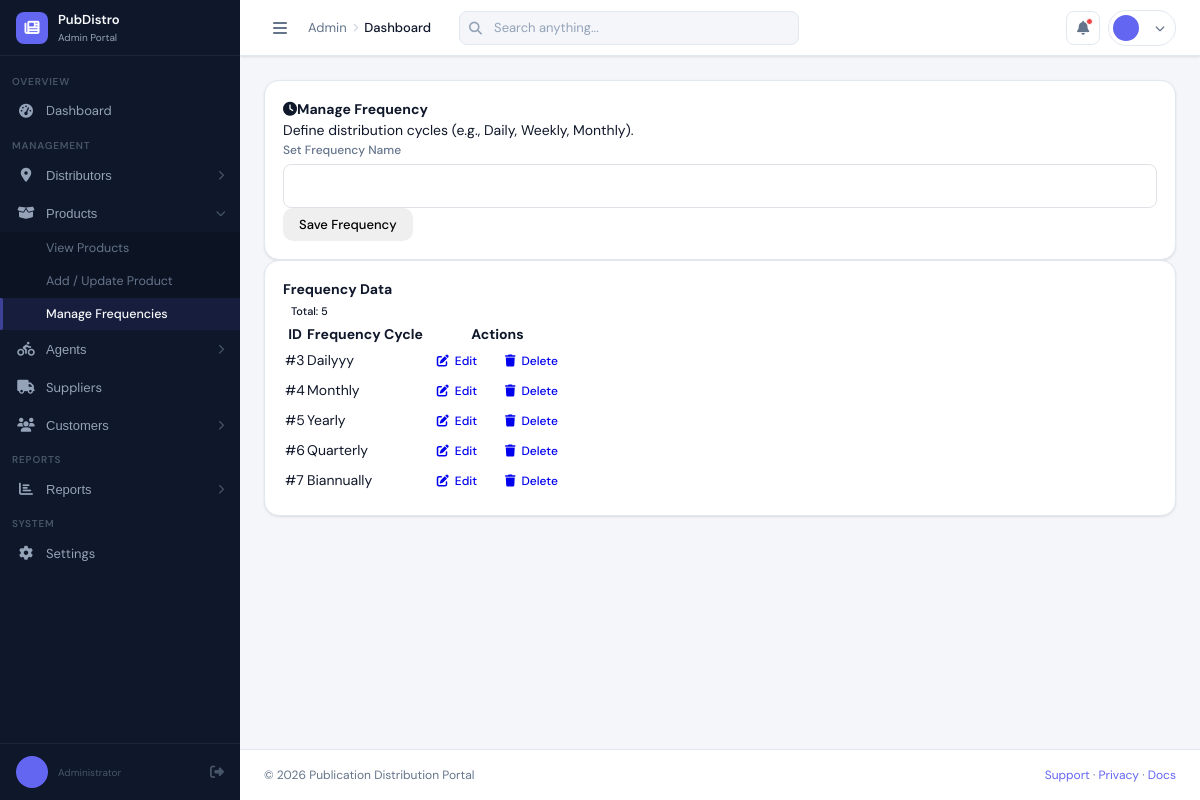
Page /admin_panel/frequency/ on the committed database.
### admin_panel/models.py (models this page shows, shortened)
class Frequency(models.Model):
    frequency = models.CharField(max_length=20)

### admin_panel/views.py (the view)
# urls.py: path('frequency/', views.frequency_list_create_update, name='frequency_list'),
def frequency_list_create_update(request, id=None):
    obj = get_object_or_404(Frequency, id=id) if id else None
    form = FrequencyForm(request.POST or None, instance=obj)
    if request.method == "POST" and form.is_valid():
        form.save()
        return redirect('frequency_list')
    data = Frequency.objects.all()
    return render(request, 'freq_list_form.html', {
        'form': form,
        'data': data
    })

### admin_panel/forms.py
class FrequencyForm(forms.ModelForm):
    class Meta:
        model = Frequency
        fields = '__all__'

### templates/freq_list_form.html (shortened to what this page needs)
{% extends 'adminheader.html' %}
{% block content %}
<div class="container-fluid py-4">
    <div class="row">
        <div class="col-lg-4 mb-4">
            <div class="card shadow-sm border-0 h-100" style="border-radius: 15px;">
                <div class="card-body p-4">
                    <h4 class="mb-4 fw-bold text-warning">
                        <i class="fas fa-clock me-2"></i>Manage Frequency
                    </h4>
                    <p class="text-muted small mb-4">Define distribution cycles (e.g., Daily, Weekly, Monthly).</p>
                    <form method="POST">
                        <div class="mb-4">
                            <label class="form-label fw-semibold text-muted">Set Frequency Name</label>
                            <div class="frequency-input-wrapper">
                                {{ form.as_p }}
                            </div>
                        </div>
                        <button type="submit" class="btn btn-warning btn-lg w-100 shadow-0 py-3 text-white fw-bold" style="border-radius: 10px;">
                            Save Frequency
                        </button>
                    </form>
                </div>
            </div>
        </div>
        <div class="col-lg-8 mb-4">
            <div class="card shadow-sm border-0 h-100" style="border-radius: 15px;">
                <div class="card-body p-4">
                    <div class="d-flex justify-content-between align-items-center mb-4">
                        <h4 class="fw-bold text-dark m-0">Frequency Data</h4>
                        <span class="badge rounded-pill bg-light text-dark border px-3 py-2">
                            Total: {{ data|length }}
                        </span>
                    </div>
                    <div class="table-responsive">
                        <table class="table table-hover align-middle">
                            <thead class="bg-light">
                                <tr>
                                    <th class="border-0 text-muted py-3 px-4">ID</th>
                                    <th class="border-0 text-muted py-3">Frequency Cycle</th>
                                    <th class="border-0 text-muted py-3 text-center">Actions</th>
                                </tr>
                            </thead>
                            <tbody>
                                {% for i in data %}
                                <tr>
                                    <td class="py-3 px-4 text-muted">#{{ i.id }}</td>
                                    <td class="py-3">
                                        <span class="fw-bold text-dark">{{ i.frequency }}</span>
                                    </td>
                                    <td class="py-3 text-center">
                                        <div class="d-flex justify-content-center gap-2">
                                            <a href="{% url 'frequency_edit' i.id %}" class="btn btn-sm btn-outline-primary px-3 shadow-0">
                                                <i class="fas fa-edit me-1"></i> Edit
                                            </a>
                                            <a href="{% url 'frequency_delete' i.id %}" class="btn btn-sm btn-outline-danger px-3 shadow-0">
                                                <i class="fas fa-trash me-1"></i> Delete
                                            </a>
                                        </div>
                                    </td>
                                </tr>
                                {% empty %}
                                <tr>
                                    <td colspan="3" class="text-center py-5 text-muted">
                                        <i class="fas fa-info-circle me-2"></i>No frequency records found.
                                    </td>
                                </tr>
                                {% endfor %}
                            </tbody>
                        </table>
                    </div>
                </div>
            </div>
        </div>
    </div>
</div>
{% endblock %}

### templates/adminheader.html (style rules this page uses)
*, *::before, *::after { box-sizing: border-box; margin: 0; padding: 0; }
:root { --sidebar-w: 240px; --sidebar-col-w: 64px; --topbar-h: 56px; --bg: #F4F6FA; --sidebar-bg: #0F172A; --sidebar-text: #94A3B8; --sidebar-hover: rgba(255,255,255,.05); --sidebar-active: #1E293B; --accent: #6366F1; --accent-light: #EEF2FF; --card: #FFFFFF; --text: #0F172A; --text-2: #64748B; --border: #E2E8F0; --shadow: 0 1px 3px rgba(0,0,0,.07),0 1px 2px rgba(0,0,0,.04); --radius: 10px; }
body { font-family:'DM Sans',sans-serif; background:var(--bg); color:var(--text); font-size:14px; line-height:1.5; display:flex; min-height:100vh; }
.card { background:var(--card); border:1px solid var(--border); border-radius:var(--radius); box-shadow:var(--shadow); }
.card-body { padding:18px; }
.badge { display:inline-block; padding:2px 8px; border-radius:20px; font-size:11px; font-weight:500; }
.btn { display:inline-flex; align-items:center; gap:6px; padding:8px 16px; border-radius:8px; font-size:13px; font-weight:500; font-family:'DM Sans',sans-serif; cursor:pointer; border:none; text-decoration:none; transition:opacity .12s,transform .1s; }
.btn-sm { padding:5px 12px; font-size:12px; }
.form-label { display:block; font-size:12px; font-weight:500; color:var(--text-2); margin-bottom:5px; }

### templates/freq_list_form.html (style rules this page uses)
.frequency-input-wrapper p input { display: block; width: 100%; padding: 0.75rem 1rem; font-size: 1rem; color: #212529; background-color: #fff; border: 1px solid #dee2e6; border-radius: 8px; transition: all 0.2s ease-in-out; }

### rows in the picture
Frequency: id "3", frequency "Dailyyy"
Frequency: id "4", frequency "Monthly"
Frequency: id "5", frequency "Yearly"
Frequency: id "6", frequency "Quarterly"
Frequency: id "7", frequency "Biannually"

### other values in the picture
{{ data|length }} "5"
